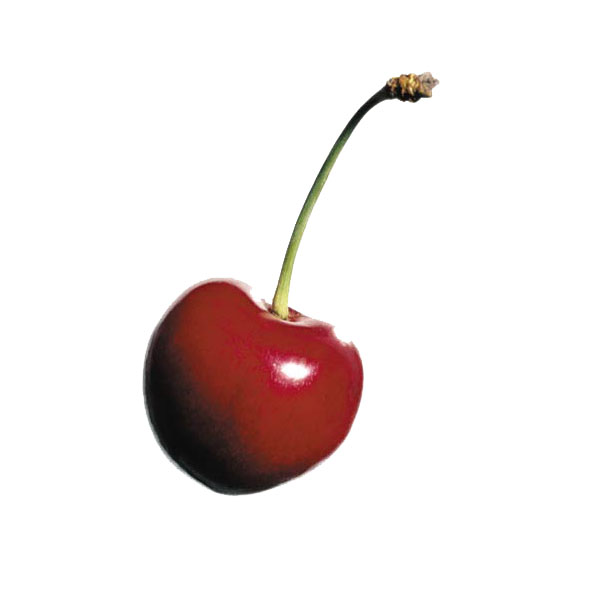
#> input picture find-similarity-images/fruits/1 (20).jpg, 600 x 600 px; its folder holds 5 pictures in this run
$ python find-similarity-images.py
#> lines starting #> are read from the running program, lines starting #| are printed output that depends on the picture
import glob
from matplotlib import image
import matplotlib.pyplot as plt
import numpy as np
import cv2
a = glob.glob('fruits/*')

def similarity(data,test):
#> called with test = 'fruits/1 (20).jpg'
  simila = []
  data = np.array(data)
  anhtest = cv2.imread(test,0)
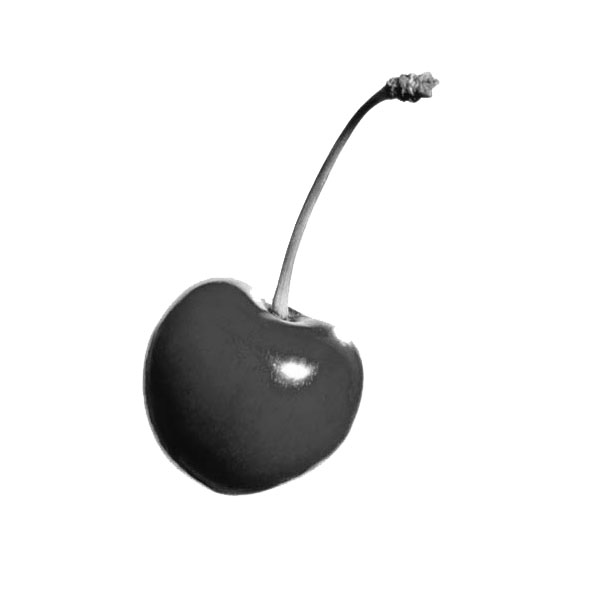
#> anhtest: shape (600, 600); min 3, max 255, mean 234.8
  anhtest = cv2.calcHist([anhtest] , [0],
                         None,[250],[0,256])
#> anhtest = 250 values, max 317434 at index 249, min 0 at index 0, mean 1440
  for i in data:
    anh=cv2.imread(i,0)
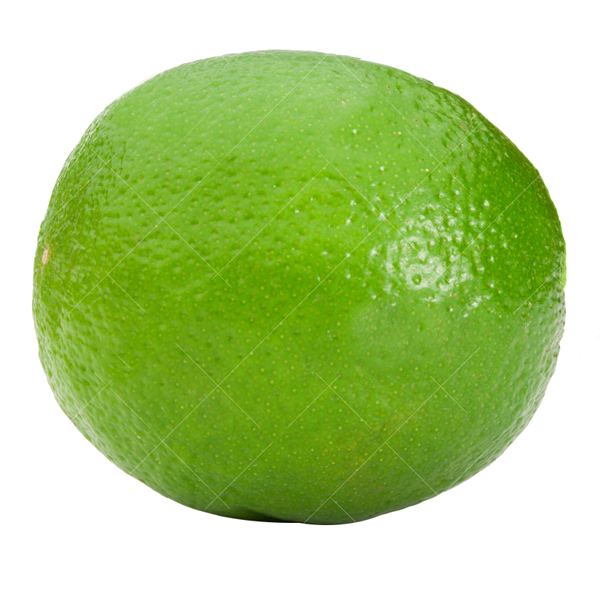
#> input picture find-similarity-images/fruits/1 (1).jpg, 600 x 600 px
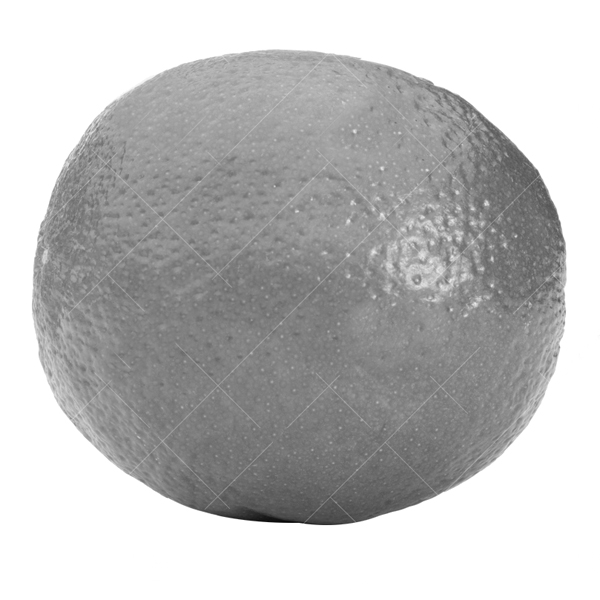
#> anh: shape (600, 600); min 5, max 255, mean 189.4
    anh=cv2.resize(anh,(600,600))
    anh = cv2.calcHist([anh] , [0],
                         None,[250],[0,256])
#> anh = 250 values, max 153407 at index 249, min 0 at index 0, mean 1440
    a = anh.flatten()
#> a has the same summary as anh
    b = anhtest.flatten()
#> b has the same summary as anhtest
    simila.append(np.dot(a,b)/(np.linalg.norm(a)*np.linalg.norm(b)))
#> pass 2 of the loop in similarity, `for i in data:`:
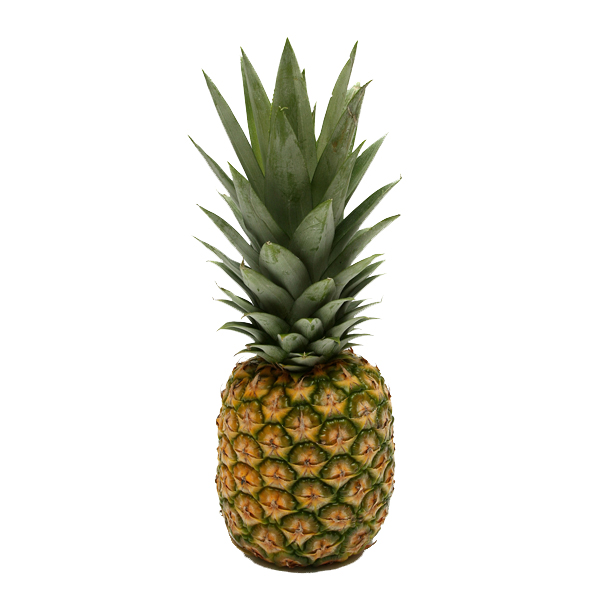
#> input picture find-similarity-images/fruits/1 (10).jpg, 600 x 600 px
#> in similarity, `anh=cv2.imread(i,0)`:
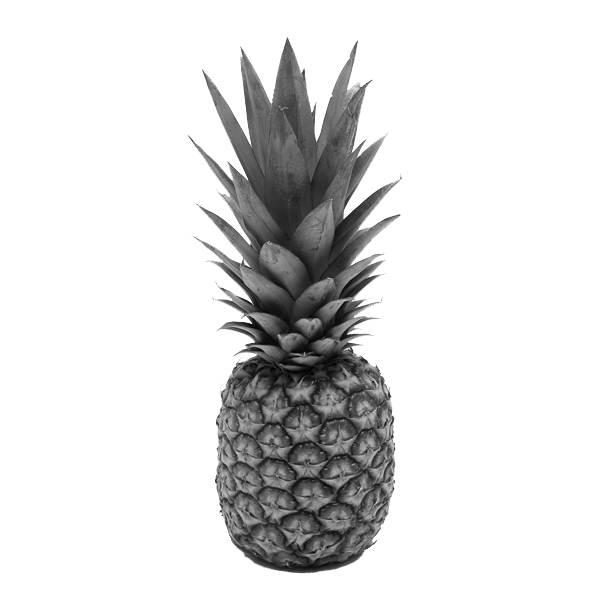
#> anh: shape (600, 600); min 0, max 255, mean 222.7
#> in similarity, `anh = cv2.calcHist([anh] , [0], None,[250],[0,256])`: anh = 250 values, max 285294 at index 249, min 1 at index 0, mean 1440
#> a has the same summary as anh
#> pass 3 of the loop in similarity, `for i in data:`:
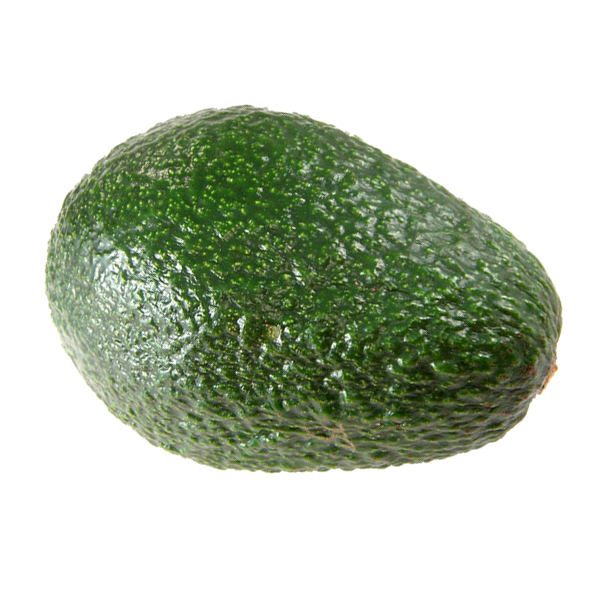
#> input picture find-similarity-images/fruits/1 (101).jpg, 600 x 600 px
#> in similarity, `anh=cv2.imread(i,0)`:
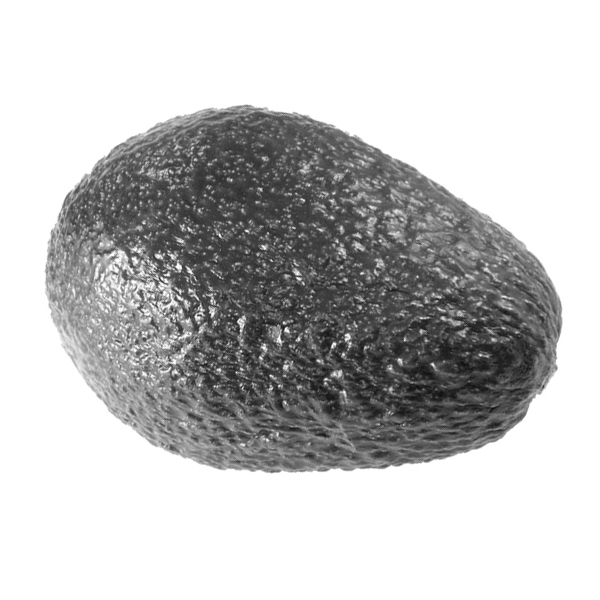
#> anh: shape (600, 600); min 10, max 255, mean 194.2
#> in similarity, `anh = cv2.calcHist([anh] , [0], None,[250],[0,256])`: anh = 250 values, max 211882 at index 249, min 0 at index 0, mean 1440
#> a has the same summary as anh
#> the loop made 5 passes; the first 3 are shown
  simila = np.argsort(simila)[::-1][0:5]
  return data[simila]
print(similarity(a,'fruits/1 (20).jpg'))
